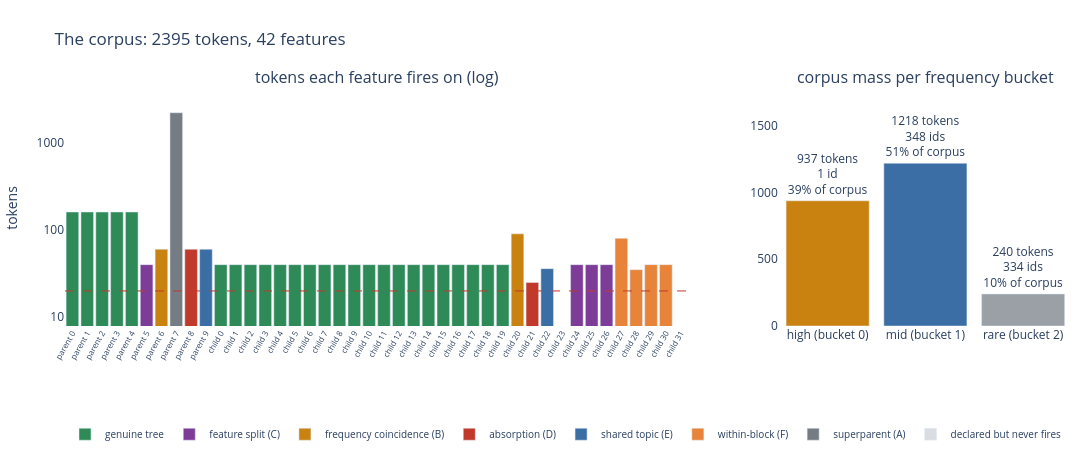

Source (notebook cell):
### Markdown cell above
### Who fires, and how often

The superparent is visible without any metric at all: it fires on 91% of tokens,
while every genuine child fires on 40. That gap is the whole of pathology (A), and
it is why the y-axis below is logarithmic.

The right panel is the token-frequency design that pathology (B) rides on.
`frequency_buckets` walks token ids from most to least frequent and cuts at
cumulative mass 0.50 and 0.90, so the **high bucket here holds a single token id**
— id 0, on its own, is 39% of the corpus. The frequency-coincidence pair co-fires
only there.

### Code cell
from plotly.subplots import make_subplots

fire = stats["fire_count"]
n_tok = stats["total_tokens"]
roles = ([parent_role(p) for p in range(N_PARENT)]
         + [child_role(c) for c in range(N_CHILD)])
names = ([f"parent {p}" for p in range(N_PARENT)]
         + [f"child {c}" for c in range(N_CHILD)])

buckets, counts = stats["buckets"], stats["token_counts"]
bucket_ids = [int((buckets == k).sum()) for k in range(3)]
bucket_tok = [float(counts[buckets == k].sum()) for k in range(3)]

fig = make_subplots(rows=1, cols=2, column_widths=[0.68, 0.32],
                    horizontal_spacing=0.09,
                    subplot_titles=("tokens each feature fires on (log)",
                                    "corpus mass per frequency bucket"))

for role, (colour, label) in ROLE.items():
    idx = [i for i, r in enumerate(roles) if r == role]
    if not idx:
        continue
    fig.add_trace(go.Bar(
        x=[names[i] for i in idx], y=[float(fire[i]) for i in idx],
        marker_color=colour, name=label, legendgroup=role,
        hovertemplate="%{x}<br>%{y:.0f} tokens<extra></extra>"), row=1, col=1)

fig.add_trace(go.Bar(
    x=["high (bucket 0)", "mid (bucket 1)", "rare (bucket 2)"], y=bucket_tok,
    marker_color=[AMBER, BLUE, GREY], showlegend=False,
    text=[f"{n:.0f} tokens<br>{i} id{'s' if i != 1 else ''}<br>"
          f"{100 * n / n_tok:.0f}% of corpus"
          for n, i in zip(bucket_tok, bucket_ids)],
    textposition="outside",
    hovertemplate="%{x}<br>%{y:.0f} tokens<extra></extra>"), row=1, col=2)

fig.add_hline(y=C.MIN_FIRE_COUNT, line=dict(color=RED, width=1, dash="dash"),
              annotation_text=f"MIN_FIRE_COUNT = {C.MIN_FIRE_COUNT}",
              annotation_position="top left", row=1, col=1)
# An explicit range, because bars on a log axis are drawn from zero and plotly
# then autoscales the top to something absurd (1e20) to fit a bar with no bottom.
fig.update_yaxes(type="log", range=[0.9, 3.6], dtick=1, title_text="tokens",
                 row=1, col=1)
fig.update_yaxes(range=[0, max(bucket_tok) * 1.45], row=1, col=2)
# Traces are grouped by role, so pin the category order or the x axis comes out
# sorted by colour rather than by feature.
fig.update_xaxes(categoryorder="array", categoryarray=names,
                 tickangle=-60, tickfont=dict(size=8), row=1, col=1)
fig.update_layout(
    width=1150, height=460, plot_bgcolor="white", bargap=0.15,
    title=f"The corpus: {n_tok} tokens, 42 features",
    margin=dict(l=50, r=20, t=90, b=110),
    legend=dict(orientation="h", yanchor="bottom", y=-0.52, x=0, font=dict(size=10)))
corpus_fig = fig
corpus_fig.show()

print(f"superparent fires on {100 * float(fire[SUPERPARENT]) / n_tok:.1f}% of tokens; "
      f"a genuine child on {100 * float(fire[N_PARENT]) / n_tok:.1f}%")
silent = [i - N_PARENT for i in range(N_PARENT, len(fire)) if float(fire[i]) == 0]
print(f"child-block slots the world never uses: {silent} "
      f"(declared capacity the declaration does not fill)")

### Figure 1 — Plotly figure (JSON) as saved in the notebook; plotly's stock layout.template omitted (floating-point values rounded to 4 significant figures)
{"data": [{"hovertemplate": "%{x}<br>%{y:.0f} tokens<extra></extra>", "legendgroup": "genuine", "marker": {"color": "#2e8b57"}, "name": "genuine tree", "type": "bar", "x": ["parent 0", "parent 1", "parent 2", "parent 3", "parent 4", "child 0", "child 1", "child 2", "child 3", "child 4", "child 5", "child 6", "child 7", "child 8", "child 9", "child 10", "child 11", "child 12", "child 13", "child 14", "child 15", "child 16", "child 17", "child 18", "child 19"], "xaxis": "x", "y": [160, 160, 160, 160, 160, 40, 40, 40, 40, 40, 40, 40, 40, 40, 40, 40, 40, 40, 40, 40, 40, 40, 40, 40, 40], "yaxis": "y"}, {"hovertemplate": "%{x}<br>%{y:.0f} tokens<extra></extra>", "legendgroup": "split", "marker": {"color": "#7d3c98"}, "name": "feature split (C)", "type": "bar", "x": ["parent 5", "child 24", "child 25", "child 26"], "xaxis": "x", "y": [40, 40, 40, 40], "yaxis": "y"}, {"hovertemplate": "%{x}<br>%{y:.0f} tokens<extra></extra>", "legendgroup": "freq", "marker": {"color": "#c9820f"}, "name": "frequency coincidence (B)", "type": "bar", "x": ["parent 6", "child 20"], "xaxis": "x", "y": [60, 90], "yaxis": "y"}, {"hovertemplate": "%{x}<br>%{y:.0f} tokens<extra></extra>", "legendgroup": "absorbed", "marker": {"color": "#c0392b"}, "name": "absorption (D)", "type": "bar", "x": ["parent 8", "child 21"], "xaxis": "x", "y": [60, 25], "yaxis": "y"}, {"hovertemplate": "%{x}<br>%{y:.0f} tokens<extra></extra>", "legendgroup": "topic", "marker": {"color": "#3b6ea5"}, "name": "shared topic (E)", "type": "bar", "x": ["parent 9", "child 22"], "xaxis": "x", "y": [60, 36], "yaxis": "y"}, {"hovertemplate": "%{x}<br>%{y:.0f} tokens<extra></extra>", "legendgroup": "in_block", "marker": {"color": "#e8833a"}, "name": "within-block (F)", "type": "bar", "x": ["child 27", "child 28", "child 29", "child 30"], "xaxis": "x", "y": [80, 35, 40, 40], "yaxis": "y"}, {"hovertemplate": "%{x}<br>%{y:.0f} tokens<extra></extra>", "legendgroup": "superparent", "marker": {"color": "#767c83"}, "name": "superparent (A)", "type": "bar", "x": ["parent 7"], "xaxis": "x", "y": [2186], "yaxis": "y"}, {"hovertemplate": "%{x}<br>%{y:.0f} tokens<extra></extra>", "legendgroup": "unused", "marker": {"color": "#d9dde1"}, "name": "declared but never fires", "type": "bar", "x": ["child 23", "child 31"], "xaxis": "x", "y": [0, 0], "yaxis": "y"}, {"hovertemplate": "%{x}<br>%{y:.0f} tokens<extra></extra>", "marker": {"color": ["#c9820f", "#3b6ea5", "#9aa0a6"]}, "showlegend": false, "text": ["937 tokens<br>1 id<br>39% of corpus", "1218 tokens<br>348 ids<br>51% of corpus", "240 tokens<br>334 ids<br>10% of corpus"], "textposition": "outside", "type": "bar", "x": ["high (bucket 0)", "mid (bucket 1)", "rare (bucket 2)"], "xaxis": "x2", "y": [937, 1218, 240], "yaxis": "y2"}], "layout": {"annotations": [{"font": {"size": 16}, "showarrow": false, "text": "tokens each feature fires on (log)", "x": 0.3094, "xanchor": "center", "xref": "paper", "y": 1, "yanchor": "bottom", "yref": "paper"}, {"font": {"size": 16}, "showarrow": false, "text": "corpus mass per frequency bucket", "x": 0.8544, "xanchor": "center", "xref": "paper", "y": 1, "yanchor": "bottom", "yref": "paper"}, {"showarrow": false, "text": "MIN_FIRE_COUNT = 20", "x": 0, "xanchor": "left", "xref": "x domain", "y": 20, "yanchor": "bottom", "yref": "y"}], "bargap": 0.15, "height": 460, "legend": {"font": {"size": 10}, "orientation": "h", "x": 0, "y": -0.52, "yanchor": "bottom"}, "margin": {"b": 110, "l": 50, "r": 20, "t": 90}, "plot_bgcolor": "white", "shapes": [{"line": {"color": "#c0392b", "dash": "dash", "width": 1}, "type": "line", "x0": 0, "x1": 1, "xref": "x domain", "y0": 20, "y1": 20, "yref": "y"}], "title": {"text": "The corpus: 2395 tokens, 42 features"}, "width": 1150, "xaxis": {"anchor": "y", "categoryarray": ["parent 0", "parent 1", "parent 2", "parent 3", "parent 4", "parent 5", "parent 6", "parent 7", "parent 8", "parent 9", "child 0", "child 1", "child 2", "child 3", "child 4", "child 5", "child 6", "child 7", "child 8", "child 9", "child 10", "child 11", "child 12", "child 13", "child 14", "child 15", "child 16", "child 17", "child 18", "child 19", "child 20", "child 21", "child 22", "child 23", "child 24", "child 25", "child 26", "child 27", "child 28", "child 29", "child 30", "child 31"], "categoryorder": "array", "domain": [0, 0.6188], "tickangle": -60, "tickfont": {"size": 8}}, "xaxis2": {"anchor": "y2", "domain": [0.7088, 1]}, "yaxis": {"anchor": "x", "domain": [0, 1], "dtick": 1, "range": [0.9, 3.6], "title": {"text": "tokens"}, "type": "log"}, "yaxis2": {"anchor": "x2", "domain": [0, 1], "range": [0, 1766.0]}}}
